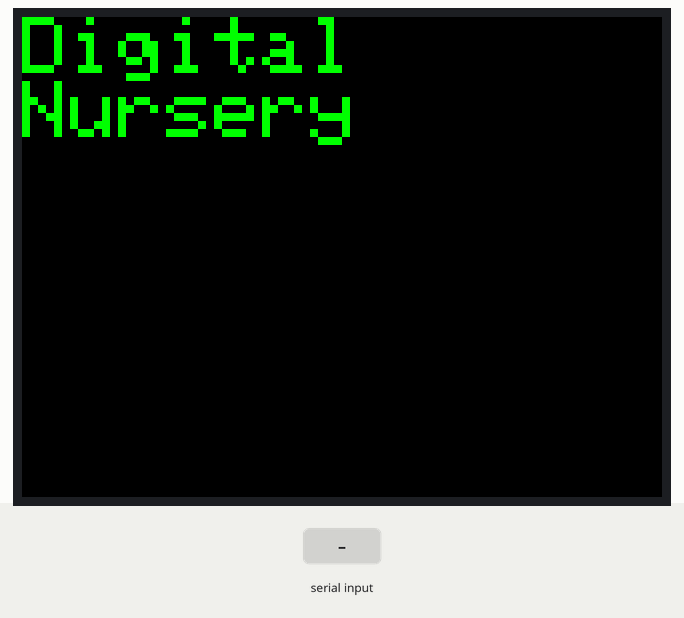
The sketch below on a simulated Arduino Uno, built with avr-gcc and run on an emulated ATmega328P. On the bench: 320×240 colour display. Inputs (shaded band) come from the test bench. What the sketch prints to the serial monitor is not drawn.

Above: at 1.9 s.
2.0 s: "HOST\n" received over Serial
At 3.2 s:
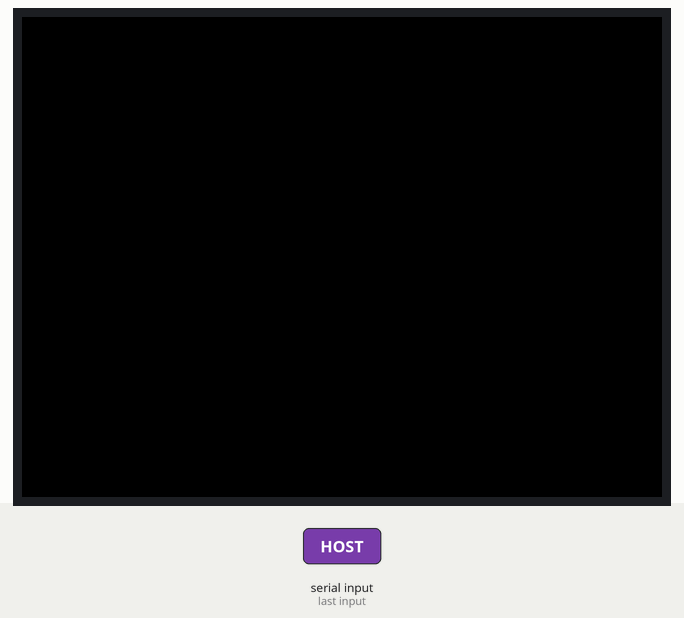
3.5 s: "SHW1\n" received over Serial
At 4.7 s:
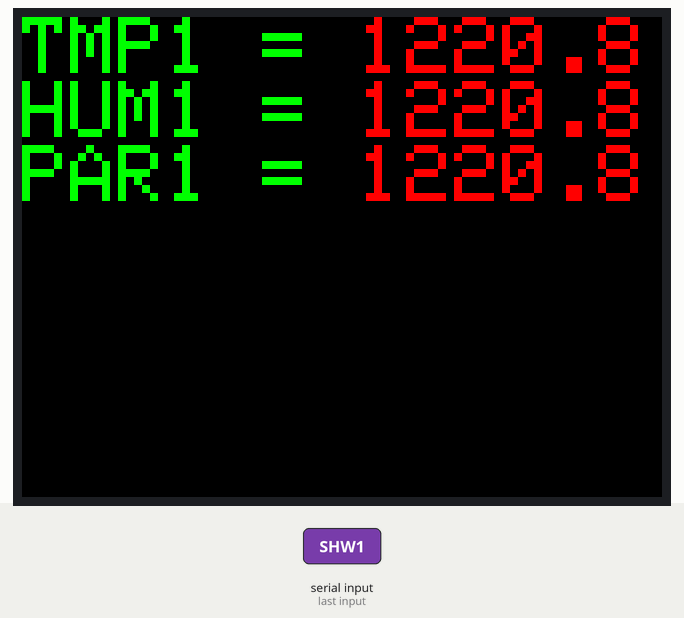
5.0 s: "CLRS\n" received over Serial
At 5.7 s:
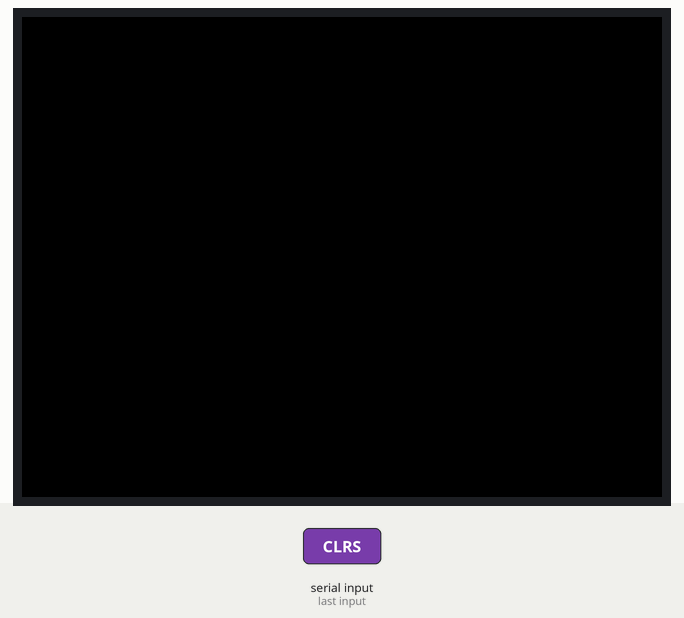
Timing chart, 0 to 8.0 s (numbered marks = the images above; inputs shaded):
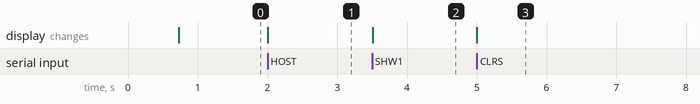

The sketch:

digitalnurserydisplay.ino
```cpp
#define LCD_CS A3
#define LCD_CD A2
#define LCD_WR A1
#define LCD_RD A0
// you can also just connect RESET to the arduino RESET pin
#define LCD_RESET A4
//Duemilanove/Diecimila/UNO/etc ('168 and '328 chips) microcontoller:
// Color definitions
#define BLACK           0x0000
#define  BLUE            0x001F
#define	RED             0xF800
#define	GREEN           0x07E0
#define CYAN            0x07FF
#define MAGENTA         0xF81F
#define YELLOW          0xFFE0
#define WHITE           0xFFFF

#define lable1 "TMP1"
#define lable2 "HUM1"
#define lable3 "PAR1"
#define lable4 "TMP2"
#define lable5 "HUM2"
#define lable6 "PAR2"

#include "TFTLCD.h"
#define BOARDID  "TFTLCD"

String serialCommand = "";         // a string to hold incoming data
boolean stringComplete = false;  // whether the string is complete
unsigned long statetime,now;
int nowState;
int OP1,OP2,OP3;
int min1,min2,min3,min4,min5,min6;
int max1,max2,max3,max4,max5,max6;
int pt1,pt2,pt3,pt4,pt5,pt6;
float showOP1,showOP2,showOP3;

TFTLCD tft(LCD_CS, LCD_CD, LCD_WR, LCD_RD, LCD_RESET);

void setup(void) {
  Serial.begin(115200);
  Serial.println(BOARDID);
  serialCommand.reserve(64);
  statetime = millis();
  nowState = 0;

  tft.reset();
  tft.initDisplay();

  delay(500);
  tft.fillScreen(BLACK);
  tft.setCursor(0, 0);
  tft.setTextColor(GREEN);
  tft.setTextSize(4);
  tft.setRotation(1);

  tft.println("Digital");
  tft.println("Nursery");
  min1=min2=min3=min4=min5=min6 = 0;
  max1=max2=max3=max4=max5=max6 = 1024;
  pt1=pt2=pt3=pt4=pt5=pt6=1;
}

void loop()
{
  now = millis();
  parseCommand();
  switch(nowState) {
  case 0: //Wait HandShake
  {
    if ((now - statetime) >= 5000) {
      Serial.println(BOARDID);
      statetime = now;
      nowState = 0;
    }
  }
  break;
  case 1://Clear Screen
  {
     tft.fillScreen(BLACK);
     tft.setCursor(0, 0);
     statetime = now;
     nowState = 9;
  }
  break;
  case 2://Show 1
  {
     //tft.fillScreen(BLACK);
     tft.setCursor(0, 0);
     tft.setTextSize(4);
     tft.print(lable1);tft.print(" = ");showNum(min1,max1,pt1,OP1);
     tft.print(lable2);tft.print(" = ");showNum(min2,max2,pt2,OP2);
     tft.print(lable3);tft.print(" = ");showNum(min3,max3,pt3,OP3);
     statetime = now;
     nowState = 9;
  }
  break;
  case 3://Show 2
  {
     //tft.fillScreen(BLACK);
     tft.setCursor(0, 120);
     tft.setTextSize(4);
     tft.print(lable4);tft.print(" = ");showNum(min4,max4,pt4,OP1);
     tft.print(lable5);tft.print(" = ");showNum(min5,max5,pt5,OP2);
     tft.print(lable6);tft.print(" = ");showNum(min6,max6,pt6,OP3);
     statetime = now;
     nowState = 9;
  }
  break;
  case 9:
  break;
  }
}

long getdec(int pt)
{
  switch (pt) {
    case 0: return 1;
    case 1: return 10;
    case 2: return 100;
    case 3: return 1000;
    default:return 1;
  }
}
void showNum(int minv,int maxv,int pt,int value)
{
  tft.setTextColor(GREEN);
  if (value >= maxv) tft.setTextColor(RED);
  if (value <= minv) tft.setTextColor(BLUE);
  int v1 = value/getdec(pt);
  int v2 = value%getdec(pt);
  //Serial.println(value);
  //Serial.println(v1);
  //Serial.println(v2);
  tft.print(v1);tft.print('.');tft.println(v2);

  tft.setTextColor(GREEN);
}

//Serial Command
/*
  SerialEvent occurs whenever a new data comes in the
 hardware serial RX.  This routine is run between each
 time loop() runs, so using delay inside loop can delay
 response.  Multiple bytes of data may be available.
 */
void serialEvent()
{
  while (Serial.available()) {
    // get the new byte:
    char inChar = (char)Serial.read();
    // add it to the inputString:
    serialCommand += inChar;
    // if the incoming character is a newline, set a flag
    // so the main loop can do something about it:
    if (inChar == '\n') {
      stringComplete = true;
    }
  }
}

void parseCommand()
{
  if (stringComplete) {
    Serial.println(serialCommand);
    String command=serialCommand.substring(0,4);
    //Serial.println(command);
    if (command.equals("HOST")) {
      //Serial.println("Got it");
      nowState = 1;
    }
    if (command.equals("CLRS")) {
      nowState = 1;
    }
    if (command.equals("SHW1")) {
      nowState = 2;
      OP1 = parseArgument(5);
      OP2 = parseArgument(10);
      OP3 = parseArgument(15);
    }
    if (command.equals("SHW2")) {
      nowState = 3;
      OP1 = parseArgument(5);
      OP2 = parseArgument(10);
      OP3 = parseArgument(15);
    }
    if (command.equals("MIN1")) {
      nowState = 9;
      min1 = parseArgument(5);
      min2 = parseArgument(10);
      min3 = parseArgument(15);
    }
    if (command.equals("MIN2")) {
      nowState = 9;
      min4 = parseArgument(5);
      min5 = parseArgument(10);
      min6 = parseArgument(15);
    }
    if (command.equals("MAX1")) {
      nowState = 9;
      max1 = parseArgument(5);
      max2 = parseArgument(10);
      max3 = parseArgument(15);
    }
    if (command.equals("MAX2")) {
      nowState = 9;
      max4 = parseArgument(5);
      max5 = parseArgument(10);
      max6 = parseArgument(15);
    }
    serialCommand = "";
    stringComplete = false;
  }
}

int parseArgument(int argOffset){
  int ret = 0;
  String arg = serialCommand.substring(argOffset, argOffset + 4);
  //Serial.println(arg);
  if(isNumeric(arg.charAt(3))){
    ret = arg.charAt(3) - 48;
    if(isNumeric(arg.charAt(2))){
      ret = ret + (10 * (arg.charAt(2) - 48));
      if(isNumeric(arg.charAt(1))){
        ret = ret + (100 * (arg.charAt(1) - 48));
        if(arg.charAt(0) == '-'){
          ret = -ret;
        } else {
          if(isNumeric(arg.charAt(0))){
            ret = ret + (1000 * (arg.charAt(0) - 48));
          }
        }
      }
    }
  }
  return ret;
}

boolean isNumeric(char character){
  boolean ret = false;
  if(character >= 48 && character <= 75){
    ret = true;
  }
  return true;
}

String getArgument(int argOffset){
  return serialCommand.substring(argOffset, argOffset + 4);
}
```

Measured:
- after the input at 2.0 s, the display: changes at once (image 1)
- after the input at 3.5 s, the display: changes at once (image 2)
- after the input at 5.0 s, the display: changes at once (image 3)
